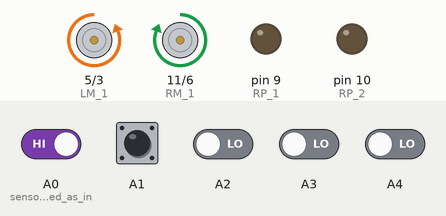
Recording of a sketch running on a simulated Arduino Uno, built with avr-gcc and run on an emulated ATmega328P. Parts: motor-driver pin pairs drawn as motors (green arrow = first pin HIGH = forward, orange = second pin HIGH = backward, longer = more drive), output pins drawn as LEDs (lit = HIGH). The inputs (shaded band) are chosen by the test bench; at power-on: A0 (sensor_is_initiated_as_in), A1 HIGH, A2–4 LOW.

Above: at 1.2 s.
1.3 s: A0 (sensor_is_initiated_as_in) driven LOW and A4 driven HIGH
At 2.5 s:
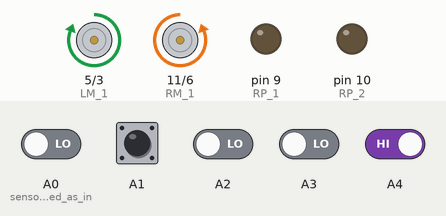
Timing chart, 0 to 4.3 s (numbered marks = the images above; inputs shaded):
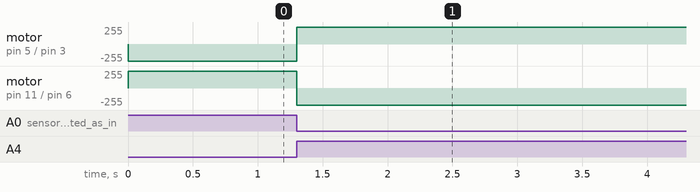

The sketch:

autonomas_pick_and_place_1.ino
```cpp
int a = 0;
int LM_1 = 5;         // the motor pins are intiated as per ports in Auton shield
int LM_2 = 3;
int RM_1 = 11;
int RM_2 = 6;
int RP_1 = 9;
int RP_2 = 10;
void setup()
{
  pinMode(LM_1, OUTPUT);     // motor is initiated as output
  pinMode(LM_2, OUTPUT);
  pinMode(RM_1, OUTPUT);
  pinMode(RM_2, OUTPUT);
  pinMode(RP_1, OUTPUT);
  pinMode(RP_2, OUTPUT);
  pinMode(A0, INPUT);        // sensor is initiated as input
  pinMode(A1, INPUT);
  pinMode(A2, INPUT);
  pinMode(A3, INPUT);
  pinMode(A4, INPUT);
}
void loop()
{
  int S1 = digitalRead(A0);  // data from all 5 sensors is read and stored
  int S2 = digitalRead(A1);
  int S3 = digitalRead(A2);
  int S4 = digitalRead(A3);
  int S5 = digitalRead(A4);
  if (S1 == LOW && S5 == LOW)  // value of last two sensors is first checked, if they are low then middle sensors are checked
  {
    if (S2 == LOW && S3 == HIGH && S4 == LOW) //the robot is perfectly on the line-centre sensor alone senses the line-the robot has to move front
    {
      fwd();
    }

    if (S2 == HIGH && S3 == HIGH && S4 == LOW) //the robot is not perfectly on the line; centre & left sensor senses the line - robot has to turn left
    {
      left();
    }

    if (S2 == LOW && S3 == HIGH && S4 == HIGH) //the robot is not perfectly on the line; centre & right sensor senses the line - robot has to turn right
    {
      rigt();
    }
  }

  else if (S1 == HIGH && S5 == LOW)          // the left most sensor alone senses line - without checking other sensors - robot turns left
  {
    left();
  }

  else if (S1 == LOW && S5 == HIGH)         // the right most sensor alone senses line - without checking other sensors - robot turns right
  {
    rigt();
  }

  else if (S1 == HIGH && S5 == HIGH)      // left proirity comes into play, hence robot has to turn left
  {
    if (S2 == HIGH && S3 == HIGH && S4 == HIGH)
    {
      stp();
      a = a + 1; //increments the value//
    }
    if (a == 3)
    {
      a = 0;
    }

    switch (a)
    {
      case 1:
        up();
        break;
      case 2:
        down();
        break;

    }
  }
}
void fwd()
{
  digitalWrite(LM_1, HIGH);      // robot moves forward
  digitalWrite(LM_2, LOW);
  digitalWrite(RM_1, HIGH);
  digitalWrite(RM_2, LOW);
}
void stp()
{
  digitalWrite(LM_1, LOW);      // robot moves forward
  digitalWrite(LM_2, LOW);
  digitalWrite(RM_1, LOW);
  digitalWrite(RM_2, LOW);

}
void back()
{
  digitalWrite(LM_1, LOW);      // robot moves BACK
  digitalWrite(LM_2, HIGH);
  digitalWrite(RM_1, LOW);
  digitalWrite(RM_2, HIGH);
}
void left()
{
  digitalWrite(LM_1, LOW);       // robot turns left
  digitalWrite(LM_2, HIGH);
  digitalWrite(RM_1, HIGH);
  digitalWrite(RM_2, LOW);
}
void rigt()
{
  digitalWrite(LM_1, HIGH);      //robot turns right
  digitalWrite(LM_2, LOW);
  digitalWrite(RM_1, LOW);
  digitalWrite(RM_2, HIGH);
}
void up()
{
  digitalWrite(RP_1, HIGH);      //robot turns right
  digitalWrite(RP_2, LOW);
}
void down()
{
  digitalWrite(RP_1, LOW);      //robot turns right
  digitalWrite(RP_2, HIGH);

}
```

Measured:
- after the input at 1.3 s, motor on pin 5 (LM_1) / pin 3 (LM_2): backward 255/255 → forward 255/255 at once; motor on pin 11 (RM_1) / pin 6 (RM_2): forward 255/255 → backward 255/255 at once
